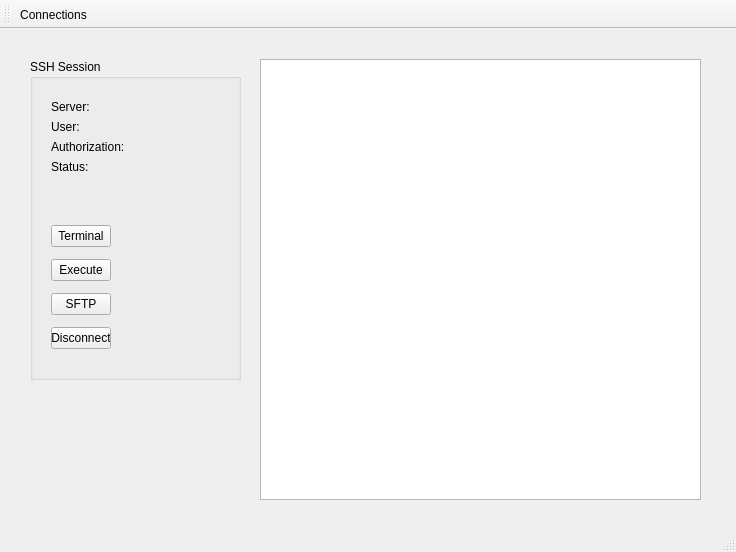
<?xml version="1.0" encoding="UTF-8"?>
<ui version="4.0">
 <class>HeilcalMainWindow</class>
 <widget class="QMainWindow" name="HeilcalMainWindow">
  <property name="geometry">
   <rect>
    <x>0</x>
    <y>0</y>
    <width>736</width>
    <height>552</height>
   </rect>
  </property>
  <property name="windowTitle">
   <string>HeilcalMainWindow</string>
  </property>
  <widget class="QWidget" name="centralWidget">
   <widget class="QGroupBox" name="groupBox">
    <property name="geometry">
     <rect>
      <x>30</x>
      <y>30</y>
      <width>211</width>
      <height>321</height>
     </rect>
    </property>
    <property name="title">
     <string>SSH Session</string>
    </property>
    <widget class="QWidget" name="">
     <property name="geometry">
      <rect>
       <x>10</x>
       <y>149</y>
       <width>82</width>
       <height>161</height>
      </rect>
     </property>
     <layout class="QVBoxLayout" name="verticalLayout">
      <item>
       <widget class="QPushButton" name="terminalButton">
        <property name="text">
         <string>Terminal</string>
        </property>
       </widget>
      </item>
      <item>
       <widget class="QPushButton" name="executeCommandButton">
        <property name="text">
         <string>Execute</string>
        </property>
       </widget>
      </item>
      <item>
       <widget class="QPushButton" name="sftpButton">
        <property name="text">
         <string>SFTP</string>
        </property>
       </widget>
      </item>
      <item>
       <widget class="QPushButton" name="disconnectServerButton">
        <property name="text">
         <string>Disconnect</string>
        </property>
       </widget>
      </item>
     </layout>
    </widget>
    <widget class="QWidget" name="">
     <property name="geometry">
      <rect>
       <x>10</x>
       <y>30</y>
       <width>191</width>
       <height>96</height>
      </rect>
     </property>
     <layout class="QGridLayout" name="gridLayout">
      <item row="0" column="0">
       <layout class="QHBoxLayout" name="horizontalLayout">
        <item>
         <widget class="QLabel" name="serverLabel">
          <property name="text">
           <string>Server:</string>
          </property>
         </widget>
        </item>
        <item>
         <widget class="QLabel" name="serverNameLabel">
          <property name="text">
           <string/>
          </property>
         </widget>
        </item>
       </layout>
      </item>
      <item row="1" column="0">
       <layout class="QHBoxLayout" name="horizontalLayout_2">
        <item>
         <widget class="QLabel" name="userLabel">
          <property name="text">
           <string>User:</string>
          </property>
         </widget>
        </item>
        <item>
         <widget class="QLabel" name="userNameLabel">
          <property name="text">
           <string/>
          </property>
         </widget>
        </item>
       </layout>
      </item>
      <item row="2" column="0">
       <layout class="QHBoxLayout" name="horizontalLayout_3">
        <item>
         <widget class="QLabel" name="authorizationLabel">
          <property name="text">
           <string>Authorization:</string>
          </property>
         </widget>
        </item>
        <item>
         <widget class="QLabel" name="authorizationTypeLabel">
          <property name="text">
           <string/>
          </property>
         </widget>
        </item>
       </layout>
      </item>
      <item row="3" column="0">
       <layout class="QHBoxLayout" name="horizontalLayout_4">
        <item>
         <widget class="QLabel" name="statusLabel">
          <property name="text">
           <string>Status:</string>
          </property>
         </widget>
        </item>
        <item>
         <widget class="QLabel" name="currentStatusLabel">
          <property name="text">
           <string/>
          </property>
         </widget>
        </item>
       </layout>
      </item>
     </layout>
    </widget>
   </widget>
   <widget class="QTextEdit" name="serverSessionLog">
    <property name="geometry">
     <rect>
      <x>260</x>
      <y>30</y>
      <width>441</width>
      <height>441</height>
     </rect>
    </property>
   </widget>
  </widget>
  <widget class="QToolBar" name="mainToolBar">
   <attribute name="toolBarArea">
    <enum>TopToolBarArea</enum>
   </attribute>
   <attribute name="toolBarBreak">
    <bool>false</bool>
   </attribute>
   <addaction name="actionConnections"/>
  </widget>
  <widget class="QStatusBar" name="statusBar"/>
  <action name="actionEdit">
   <property name="text">
    <string>Edit</string>
   </property>
  </action>
  <action name="actionConnections">
   <property name="text">
    <string>Connections</string>
   </property>
   <property name="toolTip">
    <string>Connections</string>
   </property>
  </action>
 </widget>
 <layoutdefault spacing="6" margin="11"/>
 <resources/>
 <connections/>
</ui>
